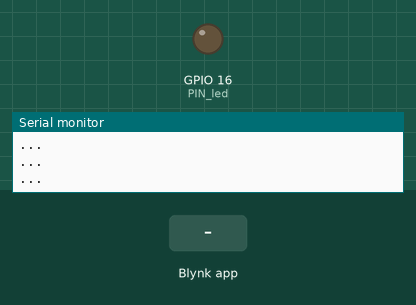
Recording of a sketch running on a simulated ESP8266 (NodeMCU). Shown: output pins drawn as LEDs (lit = HIGH), the last lines printed to the serial monitor. The test bench sets the inputs (shaded band). WiFi joins after 1.5 s; servers stay silent unless stated.

Above: at 3.0 s.
3.1 s: Blynk app writes 1 to V1
At 3.5 s:
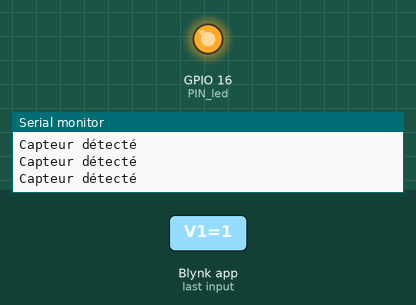
4.6 s: Blynk app writes 0 to V1
At 5.5 s:
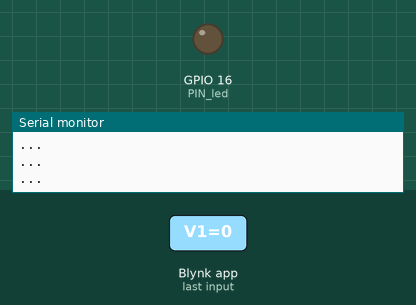
Timing chart, 0 to 7.6 s (numbered marks = the images above; inputs shaded):
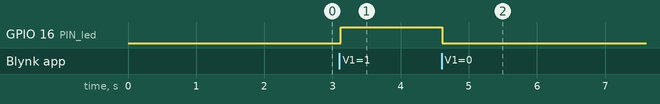

The sketch:

Cube.ino
```cpp
/*---------------------------------------------------

Cube 1 : receive a message from the base and turn on the LED

------      CUBE 1

the power supply for the LED is charged by an induction module.
One part of this module is placed in the cube, the other in the socle.
-----------------------------------------------------*/
#define BLYNK_PRINT Serial

#include <ESP8266WiFi.h>
#include <BlynkSimpleEsp8266.h>

char auth[]="*******************";
char ssid[]="*******************";
char pass[]="*******************";


#define PIN_led 16

int valeur_capteur_hall=LOW;
int LED;

/*----------------------------------------------------------*/
//
//        widgets reading -> 0 : nothing happened / 1 : magnet detected
//
/*----------------------------------------------------------*/
BLYNK_WRITE(V1){
  valeur_capteur_hall = param.asInt();}


/*----------------------------------------------------------*/
//
//                          setup
//
/*----------------------------------------------------------*/
void setup()
{
  Serial.begin(9600);
  Blynk.begin(auth, ssid, pass);
  pinMode(PIN_led, OUTPUT);

  valeur_capteur_hall=LOW;
}


/*----------------------------------------------------------*/
//
//                           loop
//
/*----------------------------------------------------------*/
void loop()
{
  Blynk.run();
  if(valeur_capteur_hall==HIGH){
    Serial.println("Capteur détecté");
    digitalWrite(PIN_led, HIGH); // turn on the LED
  }
  else{
    Serial.println("...");
      digitalWrite(PIN_led, LOW);
  }
}
```

Measured:
- after the input at 3.1 s, GPIO 16 (PIN_led): LOW → HIGH at once
- after the input at 4.6 s, GPIO 16 (PIN_led): HIGH → LOW at once
